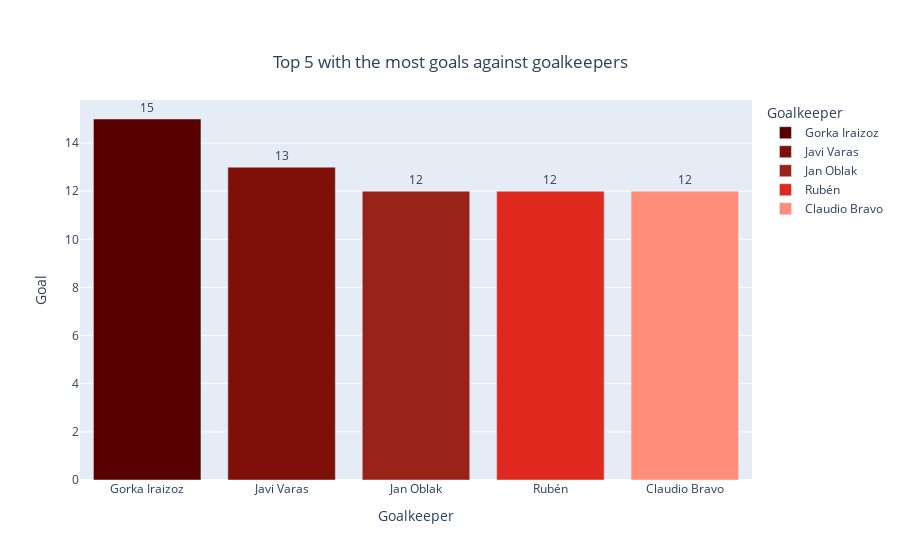

The notebook cell saved with this chart:
### Code cell
#agrupamos por columnas los valores que ocuparemos
df_porteros = df.groupby('Goalkeeper')['Goal'].sum().reset_index()
#ordenamos el df por la columna de interes que en este caso es 'Goal'
sort_top_port = df_porteros.sort_values(by='Goal', ascending=False)
#seleccionamos los primeros 5 registros
top_5_port = sort_top_port.head(5)

#agregamos colores
colors = ['#580000', '#7E0F09', '#992219', '#E0291E', '#FF8D79'] 
#graficamos
fig = px.bar(top_5_port, y=top_5_port['Goal'], x=top_5_port['Goalkeeper'], text_auto='.2s',
            title="Top 5 with the most goals against goalkeepers",
            color='Goalkeeper',
            color_discrete_sequence=colors)
fig.update_traces(textfont_size=12, textangle=0, textposition="outside", cliponaxis=False)
fig.update_layout(title_x=0.5, title_y=0.9, title_xanchor='center', title_yanchor='top')
fig.show()

### Figure 1 — Plotly figure (JSON) as saved in the notebook; plotly's stock layout.template omitted (floating-point values rounded to 4 significant figures)
{"data": [{"alignmentgroup": "True", "cliponaxis": false, "hovertemplate": "Goalkeeper=%{x}<br>Goal=%{y}<extra></extra>", "legendgroup": "Gorka Iraizoz", "marker": {"color": "#580000", "pattern": {"shape": ""}}, "name": "Gorka Iraizoz", "offsetgroup": "Gorka Iraizoz", "orientation": "v", "showlegend": true, "textangle": 0, "textfont": {"size": 12}, "textposition": "outside", "texttemplate": "%{y:.2s}", "type": "bar", "x": ["Gorka Iraizoz"], "xaxis": "x", "y": [15], "yaxis": "y"}, {"alignmentgroup": "True", "cliponaxis": false, "hovertemplate": "Goalkeeper=%{x}<br>Goal=%{y}<extra></extra>", "legendgroup": "Javi Varas", "marker": {"color": "#7E0F09", "pattern": {"shape": ""}}, "name": "Javi Varas", "offsetgroup": "Javi Varas", "orientation": "v", "showlegend": true, "textangle": 0, "textfont": {"size": 12}, "textposition": "outside", "texttemplate": "%{y:.2s}", "type": "bar", "x": ["Javi Varas"], "xaxis": "x", "y": [13], "yaxis": "y"}, {"alignmentgroup": "True", "cliponaxis": false, "hovertemplate": "Goalkeeper=%{x}<br>Goal=%{y}<extra></extra>", "legendgroup": "Jan Oblak", "marker": {"color": "#992219", "pattern": {"shape": ""}}, "name": "Jan Oblak", "offsetgroup": "Jan Oblak", "orientation": "v", "showlegend": true, "textangle": 0, "textfont": {"size": 12}, "textposition": "outside", "texttemplate": "%{y:.2s}", "type": "bar", "x": ["Jan Oblak"], "xaxis": "x", "y": [12], "yaxis": "y"}, {"alignmentgroup": "True", "cliponaxis": false, "hovertemplate": "Goalkeeper=%{x}<br>Goal=%{y}<extra></extra>", "legendgroup": "Rubén", "marker": {"color": "#E0291E", "pattern": {"shape": ""}}, "name": "Rubén", "offsetgroup": "Rubén", "orientation": "v", "showlegend": true, "textangle": 0, "textfont": {"size": 12}, "textposition": "outside", "texttemplate": "%{y:.2s}", "type": "bar", "x": ["Rubén"], "xaxis": "x", "y": [12], "yaxis": "y"}, {"alignmentgroup": "True", "cliponaxis": false, "hovertemplate": "Goalkeeper=%{x}<br>Goal=%{y}<extra></extra>", "legendgroup": "Claudio Bravo", "marker": {"color": "#FF8D79", "pattern": {"shape": ""}}, "name": "Claudio Bravo", "offsetgroup": "Claudio Bravo", "orientation": "v", "showlegend": true, "textangle": 0, "textfont": {"size": 12}, "textposition": "outside", "texttemplate": "%{y:.2s}", "type": "bar", "x": ["Claudio Bravo"], "xaxis": "x", "y": [12], "yaxis": "y"}], "layout": {"barmode": "relative", "legend": {"title": {"text": "Goalkeeper"}, "tracegroupgap": 0}, "title": {"text": "Top 5 with the most goals against goalkeepers", "x": 0.5, "xanchor": "center", "y": 0.9, "yanchor": "top"}, "xaxis": {"anchor": "y", "categoryarray": ["Gorka Iraizoz", "Javi Varas", "Jan Oblak", "Rubén", "Claudio Bravo"], "categoryorder": "array", "domain": [0, 1], "title": {"text": "Goalkeeper"}}, "yaxis": {"anchor": "x", "domain": [0, 1], "title": {"text": "Goal"}}}}
